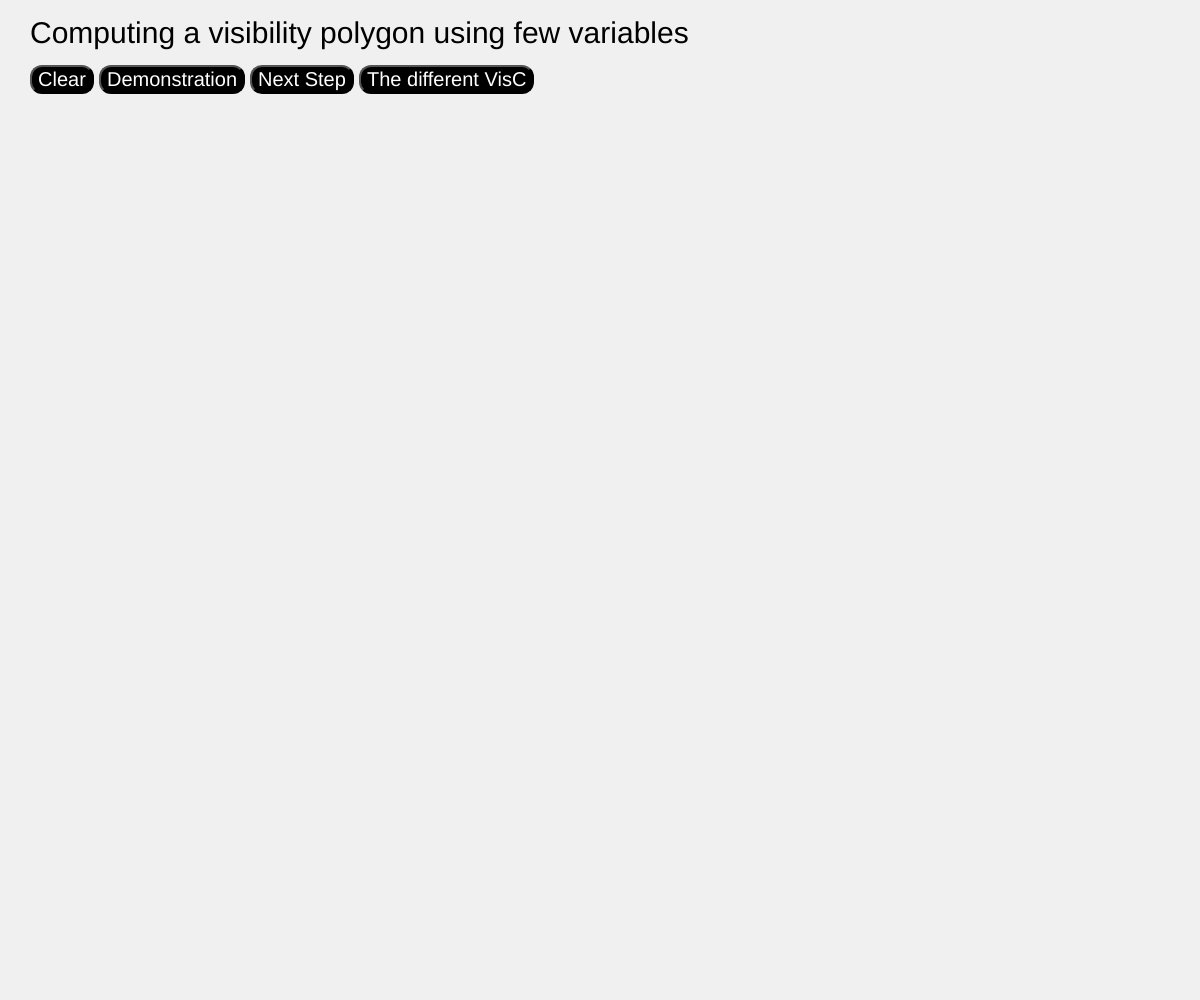
Frame 1 (no input)
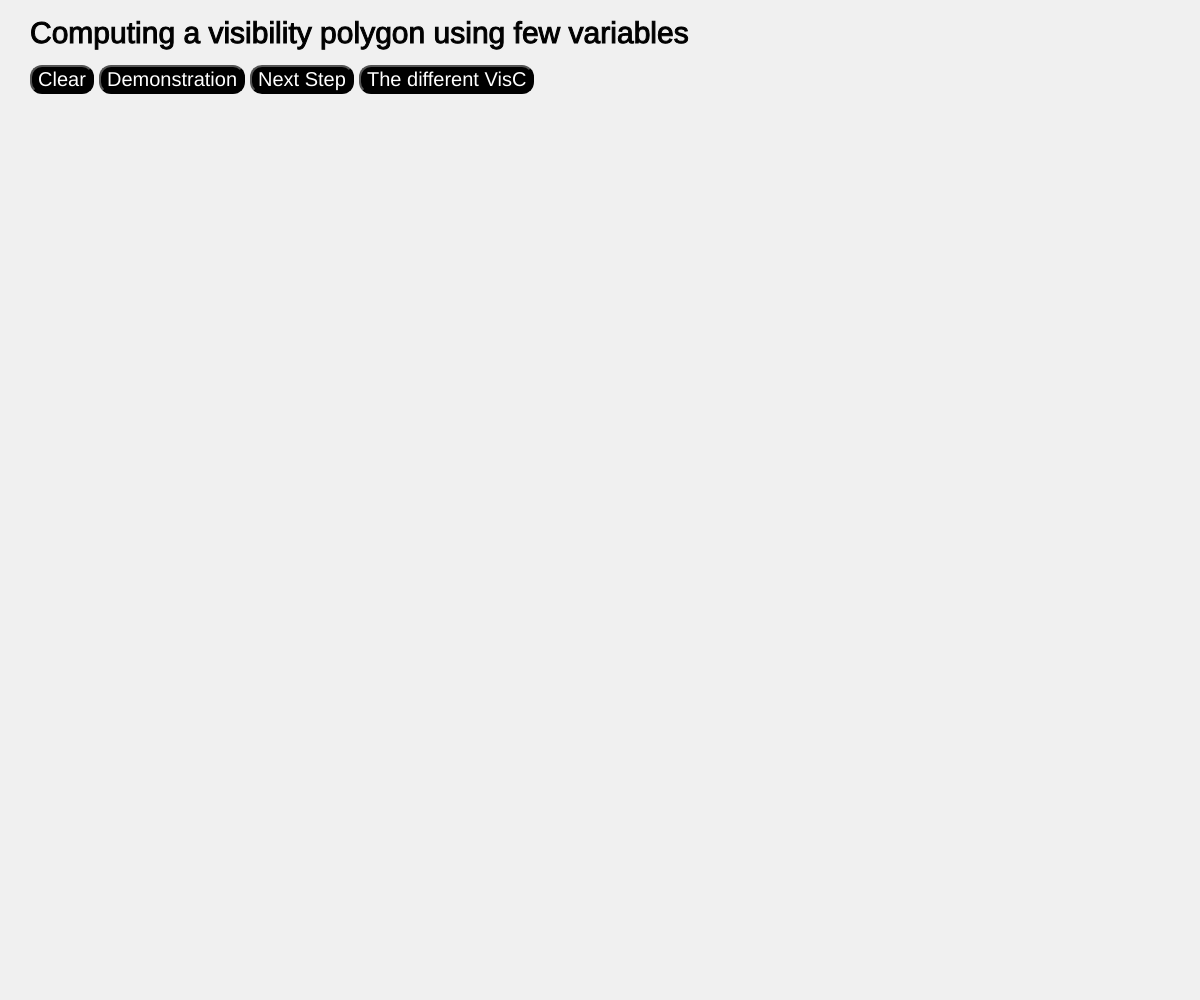
Frame 60 (no input)
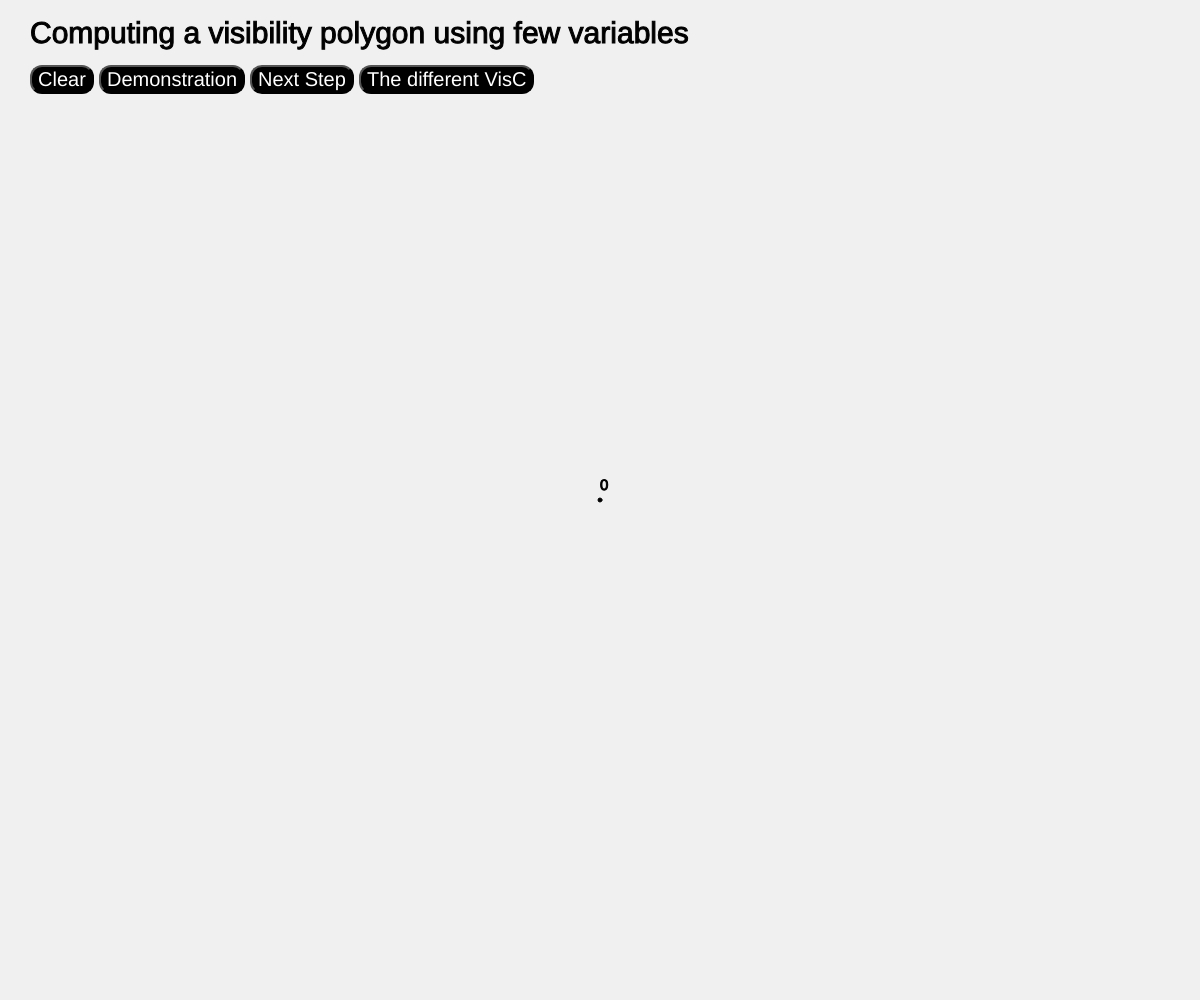
Frame 120 (the mouse pressed at the canvas centre since frame 60)

The p5.js sketch that drew these frames (run headless with seeded random() and noise() and a simulated clock; from frame 60 on, the mouse is pressed at the canvas centre):

// p5.js sketch
// ── sketch.js
// Author : Decleire Damien 000515451

let polygon = new Polygon();
let step = 0;
let figure = 0;
let stepDraw = 0;
function setup() {
  createCanvas(windowWidth, windowHeight);
  fill("black");
  textSize(40);
  button = createButton("Clear");
  button.style('font-family', 'Arial');
  button.style('border-radius', '12px');
  button.style('background-color', 'black');
  button.style('color', 'white');
  button.style('font-size', '20px');
  button.position(30, 65);
  button.mousePressed(resetpoints);
  button = createButton("Demonstration");
  button.style('font-family', 'Arial');
  button.style('border-radius', '12px');
  button.style('background-color', 'black');
  button.style('color', 'white');
  button.style('font-size', '20px');
  button.position(99, 65);
  button.mousePressed(placeFigure1);
  button = createButton("Next Step");
  button.style('font-family', 'Arial');
  button.style('border-radius', '12px');
  button.style('background-color', 'black');
  button.style('color', 'white');
  button.style('font-size', '20px');
  button.position(250, 65);
  button.mousePressed(nextStep);
  button = createButton("The different VisC");
  button.style('font-family', 'Arial');
  button.style('border-radius', '12px');
  button.style('background-color', 'black');
  button.style('color', 'white');
  button.style('font-size', '20px');
  button.position(359, 65);
  button.mousePressed(stepByStepDrawingAlgorithm2);

}

function draw() {
  background(240);
  textSize(20);
  text('Computing a visibility polygon using few variables', 30,20,textSize(30));
  polygon.draw();
  polygon.drawShapes();
  polygon.drawShapesStep();
}

function resetpoints() {
  polygon.resetPoints();
  stepDraw = 0;
  step = 0;
}

function mousePressed() {
  if(mouseButton === LEFT && step === 0){
    if(mouseY > 125){
      polygon.addPoint(mouseX, mouseY);
    } 
  } else if(mouseButton === RIGHT && step === 1) {
    polygon.pointQ = new Point(mouseX, mouseY);
  }
}

function nextStep(){
  switch(step){
    //Step 0 -> Place the points of the polygon
    case 0:
      if(polygon.size() > 2){
        polygon.sortRadially();
        step ++;
      }
      break;
    //Step 1 --> Place a point Q
    case 1:
      if(polygon.pointQ != null){
        polygon.flagDrawPolygon = true;
        polygon.computeP0();
        step ++;
      }
      break;
    case 2:
      polygon.testAlgorithm2();
      step ++;
      break;
  }
}

function placeFigure1(){
  if(polygon.size() < 3){
    let figure = figure1().figure;
    let pointQ = figure1().q;
    for(let i = 0; i < figure.length; i ++){
      polygon.addPoint(figure[i].x, figure[i].y);
    }
    polygon.pointQ = pointQ;
    figure = 1;
  }
}

function stepByStepDrawingAlgorithm2(){
  if(stepDraw > 5) return;
    polygon.shapes=[];
    polygon.DrawingStep=[];
    polygon.testAlgorithm2StepByStepFigure1(stepDraw);
    stepDraw++;
}

// This Redraws the Canvas when resized
windowResized = function () {
  resizeCanvas(windowWidth, windowHeight);
};

// ── Figures.js
function figure1(){
    let figure = [];
    figure.push(new Point(286, 334));
    figure.push(new Point(193, 314));
    figure.push(new Point(123, 380));
    figure.push(new Point(170, 375));
    figure.push(new Point(157, 501));
    figure.push(new Point(196, 489));
    figure.push(new Point(186, 610));
    figure.push(new Point(320, 411));
    figure.push(new Point(280, 540));
    figure.push(new Point(318, 556));
    figure.push(new Point(357, 594));
    figure.push(new Point(388, 601));
    figure.push(new Point(405, 615));
    figure.push(new Point(412, 541));
    figure.push(new Point(400, 499));
    figure.push(new Point(443, 622));
    figure.push(new Point(379, 412));
    figure.push(new Point(479, 570));
    figure.push(new Point(501, 603));
    figure.push(new Point(443, 438));
    figure.push(new Point(648, 578));
    figure.push(new Point(486, 442));
    figure.push(new Point(633, 537));
    figure.push(new Point(527, 439));
    figure.push(new Point(527, 439));
    figure.push(new Point(520, 419));
    figure.push(new Point(612, 380));
    figure.push(new Point(694, 298));
    figure.push(new Point(593, 308));
    figure.push(new Point(665, 293));
    figure.push(new Point(639, 273));
    figure.push(new Point(688, 224));
    figure.push(new Point(620, 244));
    figure.push(new Point(669, 173));
    figure.push(new Point(484, 265));
    figure.push(new Point(584, 180));
    figure.push(new Point(472, 256));
    figure.push(new Point(490, 233));
    figure.push(new Point(412, 261));
    figure.push(new Point(486, 133));
    figure.push(new Point(288, 154));
    figure.push(new Point(274, 149));
    figure.push(new Point(203, 169));

    let q = new Point(333, 298);
    return {figure, q}
}
// ── MathUtil.js
// Source : 
// https://dirask.com/posts/JavaScript-how-to-calculate-intersection-point-of-two-lines-for-given-4-points-VjvnAj
function calculateIntersection(p1, p2, p3, p4) {
	
    // down part of intersection point formula
    var d1 = (p1.x - p2.x) * (p3.y - p4.y); // (x1 - x2) * (y3 - y4)
    var d2 = (p1.y - p2.y) * (p3.x - p4.x); // (y1 - y2) * (x3 - x4)
    var d  = (d1) - (d2);

    if(d == 0) {
      throw new Error('Number of intersection points is zero or infinity.');
  }

    // upper part of intersection point formula
    var u1 = (p1.x * p2.y - p1.y * p2.x); // (x1 * y2 - y1 * x2)
    var u4 = (p3.x * p4.y - p3.y * p4.x); // (x3 * y4 - y3 * x4)
    
    var u2x = p3.x - p4.x; // (x3 - x4)
    var u3x = p1.x - p2.x; // (x1 - x2)
    var u2y = p3.y - p4.y; // (y3 - y4)
    var u3y = p1.y - p2.y; // (y1 - y2)

    // intersection point formula
    
    var px = (u1 * u2x - u3x * u4) / d;
    var py = (u1 * u2y - u3y * u4) / d;

    return new Point(px, py);
}

// https://en.wikipedia.org/wiki/Euclidean_distance
function calculateDistance(point1, point2){
    return Math.sqrt(Math.pow((point1.x-point2.x),2) + Math.pow((point1.y-point2.y),2));
}

function calculateDistanceWithoutAbs(point1, point2){
    return (point1.x-point2.x) + (point1.y-point2.y);
}

function checkIfSegmentHitsSegment(a, b, c, d) {
    if (
      orientationDeterminant(d, c, a) !== orientationDeterminant(d, c, b) &&
      orientationDeterminant(a, b, c) !== orientationDeterminant(a, b, d)
    ) {
      return true;
    } else {
      return false;
    }
}

  //The orientation determinant
function orientationDeterminant(a, b, c) {
      // vector u = b-a & Vector v = b-c
      let crossProduct = (b.x - a.x) * (c.y - b.y) - (b.y - a.y) * (c.x - b.x);
      if (crossProduct > 0) {
          return 1;
      } else if (crossProduct === 0) {
          return 0;
      } else {
          return -1;
      }
}

// Is a between b and c 
// Source : https://www.kite.com/python/answers/how-to-determine-if-a-point-is-on-a-line-segment-in-python
function pointBetweenTwoOthers(a,b,c){
  let slope = (b.y - a.y)/(b.x-a.x);
  let pt3_on = Math.round((c.y-a.y)) === Math.round(slope*(c.x-a.x));
  let pt3_between = (Math.min(a.x, b.x) <= c.x <= Math.max(a.x, b.x)) && (Math.min(a.y, b.y) <= c.y <= Math.max(a.y, b.y));
  return (pt3_on && pt3_between);

}
// ── Point.js
class Point {
    constructor(x, y) {
      this.x = x;
      this.y = y;
    }
  }
// ── Polygon.js
// Author : Decleire Damien 000515451

class Polygon {
    //The Data
    points = [];
    shapes = [];
    DrawingStep = [];
    pointQ = null;
    p0 = null;

    //The flags
    flagDrawPolygon = false;
    
    constructor() {
        this.points = [];
    }
    resetPoints(){
        this.points = [];
        this.shapes = [];
        this.DrawingStep = [];
        this.pointQ = null;
        this.p0 = null;
        this.flagDrawPolygon = false;
    }
    addPoint(mouseX, mouseY){
        this.points.push(new Point(mouseX, mouseY));
    }

    size(){
        return this.points.length;
    }

    //P0 is a point closest to q on the horizontal line passing through q
    computeP0(){
        //Find the two edges 
        let compX = new Point((this.pointQ.x)+1, this.pointQ.y);
        let intersectionMin = null;
        let verticeFound = null;   
        let distanceMin = 100000;
        
        for(let i = 0; i < this.points.length; i ++){
            let pointA = correctIndex(i, this.points);
            let pointB = correctIndex(i+1, this.points);
            if(orientationDeterminant(this.pointQ, compX, pointA) !== orientationDeterminant(this.pointQ, compX, pointB)){
                let intersection = calculateIntersection(this.pointQ, compX, pointA, pointB);
                let distanceWithIntersection = calculateDistance(this.pointQ, intersection);
                if(distanceWithIntersection < distanceMin){
                    distanceMin = distanceWithIntersection;
                    intersectionMin = intersection;
                    verticeFound = i;
                }
            }
        }
        this.adjustIndex(verticeFound);
        this.p0 = intersectionMin;
    }

    //Output sensitive algorithm
    //computing the visibility polygon of an independent chain C
    Algorithm1(independentChain){
        let c1 = 0;
        if(this.reflexAngleOfTypeR(independentChain, 0)){
            c1 = this.computeShadow(independentChain, 0);
        }
        let Cstart = c1;
        let Cn = independentChain.length-1;
        let Cnext = null;
        let Cstop = null;

        while(Cstart !== Cn){
            let v = this.nextVisReflex(independentChain, Cstart);
            if(v === Cn){
                //The remainder of the chain is visible
                Cstop = Cn;
                if(this.reflexAngleWithRespectToP(independentChain, Cstop)){
                    Cstop = this.computeShadow(independentChain, Cn);
                }
                Cnext = Cn;
            }else{
                //We found the next visible reflex v. The reported chain depends on the type of v
                if(this.reflexAngleOfTypeR(independentChain, v)){
                    Cstop = v;
                    Cnext = this.computeShadow(independentChain, v);
                } else{
                    Cstop = this.computeShadow(independentChain, v);
                    Cnext = v;
                }
            }
            this.reportVertices(independentChain, Cstart, Cstop);
            Cstart = Cnext;
        }
    }

    nextVisReflex(chain, v){
        if(typeof v === "object"){
            for(let i = v.vertexAfterShadow; i < chain.length; i ++){
                if(this.reflexAngleWithRespectToP(chain, i) && this.isThePointVisibleFromQ(chain, chain[i])){
                    return i;
                }
            }
        } else{
            for(let i = v+1; i < chain.length; i ++){
                if(this.reflexAngleWithRespectToP(chain, i) && this.isThePointVisibleFromQ(chain, chain[i])){
                    return i;
                }
            }
        }
        return chain.length-1;
    }

     //Receive the index of the vertex
     reflexAngleOfTypeR(chain, i){
        if(this.reflexAngleWithRespectToP(chain, i)){
            if(i === 0){
                let intersection = this.computeShadow(chain, i);
                if(intersection.intersectionMin !== null && (calculateDistance(this.pointQ, intersection.intersectionMin) > calculateDistance(this.pointQ, chain[i]))){
                    return true;
                } else{
                    return false;
                }
            }
            if(chain.length-1 === i){
                let intersection = this.computeShadow(chain, i);
                if(intersection.intersectionMin !== null && (calculateDistance(this.pointQ, intersection.intersectionMin) < calculateDistance(this.pointQ, chain[i]))){
                    return true;
                } else{
                    return false;
                }        
            }
            //predecessor of v
            let x = correctIndex(i-1, chain);
            let v = correctIndex(i, chain);
            //Successor of v
            let y = correctIndex(i+1, chain);
            let orientationX = orientationDeterminant(this.pointQ, v, x);
            let orientationY = orientationDeterminant(this.pointQ, v, y);
            if(orientationX === 1 && orientationY === 1){
                return true;
            } else {
                return false;
            }
        }
    }

    //Receive the index of the vertex
    reflexAngleWithRespectToP(chain, i){
        if(i === 0){
            let intersection = this.computeShadow(chain, i);
            if(intersection.intersectionMin !== null && calculateDistance(this.pointQ, intersection.intersectionMin) > calculateDistance(this.pointQ, chain[i])){
                return true;
            } else{
                return false;
            }
        }
        if(chain.length-1 === i){
            let intersection = this.computeShadow(chain, i);
            if(intersection.intersectionMin !== null && this.isThePointVisibleFromQ(chain, chain[i]) 
                && calculateDistance(this.pointQ, intersection.intersectionMin) > calculateDistance(this.pointQ, chain[i])){
                return true;
            } else{
                return false;
            }        
        }
        let a = correctIndex(i-1, chain);
        let b = correctIndex(i, chain);
        let c = correctIndex(i+1, chain);
        if(isAngleReflex(a,b,c)){
            //Same component
            if(orientationDeterminant(this.pointQ,b,a) === orientationDeterminant(this.pointQ,b,c)){
                return true;
            }
        }
        return false;
    }

    isThePointVisibleFromQ(chain, point){
        // pointQ, point;
        let size = chain.length-1;
        if(chain.length === this.points.length){
            size = chain.length;
        }
        for(let i = 0; i < size; i ++){
            let pointA = correctIndex(i, chain);
            let pointB = correctIndex(i+1, chain);
            let QpointA = orientationDeterminant(this.pointQ, point, pointA);
            let QpointB = orientationDeterminant(this.pointQ, point, pointB);
            let ABQ = orientationDeterminant(pointA, pointB, this.pointQ);
            let ABpoint = orientationDeterminant(pointA, pointB, point);
            if((QpointA !== 0 && QpointB !== 0 && ABQ !== 0 && ABpoint !== 0)){
                if(QpointA !== QpointB && ABQ !== ABpoint){
                    return false;
                }
            }

        }
        return true;
    }

    //Receive the index of the vertex
    computeShadow(chain, i){
        //Find the two edges 
        let comparator = correctIndex(i, chain);
        let intersectionMin = null;
        let distanceMin = 100000;
        let vertexAfterShadow = null;
        for(let i = 0; i < chain.length-1; i ++){
            let pointA = correctIndex(i, chain);
            let pointB = correctIndex(i+1, chain);
            if(orientationDeterminant(this.pointQ, comparator, pointA) !== orientationDeterminant(this.pointQ, comparator, pointB)){
                let intersection = calculateIntersection(this.pointQ, comparator, pointA, pointB);
                let distanceWithIntersection = calculateDistance(this.pointQ, intersection);
                let distanceVI = calculateDistance(comparator, intersection);
                if(distanceWithIntersection < distanceMin  && distanceVI < distanceWithIntersection
                    && (intersection.x !== comparator.x) && (intersection.y !== comparator.y)){
                    distanceMin = distanceWithIntersection;
                    intersectionMin = intersection;
                    vertexAfterShadow = i+1;
                }
            }
        }
        return {intersectionMin, vertexAfterShadow};
    }

    //A divide-and-conquer approach
    //Compute VisC
    //Threshold is h(s), and a positive integer depth
    Algorithm2(independentChain, d, threshold){
        let k = this.numberOfReflexVerticesInsideDeltaChain(independentChain);
        if(k<=2 || d >= threshold){
            //Compute the visibility polygon of the independentSubChain
            this.Algorithm1(independentChain);
        } else {
            let v = this.findParitionVertexRandomized(independentChain);
            let x = this.rayShooting(independentChain, v);
            let subChain1 = [];
            let subChain2 = [];
            if(typeof x === "object"){
                for(let i = 0 ; i < x.vertexAfterShadow; i ++){
                    subChain1.push(independentChain[i]);
                }
                subChain1.push(x.intersectionMin);
                subChain2.push(x.intersectionMin);
                for(let i = x.vertexAfterShadow; i < independentChain.length; i ++){
                    subChain2.push(independentChain[i]);
                }
            } else{
                for(let i = 0; i <= x; i ++){
                    subChain1.push(independentChain[i]);
                }
                for(let i = x; i < independentChain.length; i ++){
                    subChain2.push(independentChain[i]);
                }
            }
            this.Algorithm2Drawing(subChain1, d+1, threshold);
            this.Algorithm2Drawing(subChain2, d+1, threshold);
        }
    }       

    Algorithm2Drawing(subChain, d, threshold){
        for(let i = 0; i < subChain.length; i ++){
            this.DrawingStep.push(subChain[i]);
        }
        this.DrawingStep.push(-1);
        this.Algorithm2(subChain, d, threshold);
    }

    rayShooting(independentChain, v){
        //Find the two edges    
        let comparator = correctIndex(v, independentChain); 
        let intersectionMin = null;
        let distanceMin = 100000;
        let vertexAfterShadow = null;
        let size = 0;
        if(independentChain.length === this.points.length){
            size = independentChain.length;
        } else{
            size = independentChain.length-1;
        }
        for(let i = 0; i < size; i ++){
            let pointA = correctIndex(i, independentChain);
            let pointB = correctIndex(i+1, independentChain);
            if(orientationDeterminant(this.pointQ, comparator, pointA) !== orientationDeterminant(this.pointQ, comparator, pointB)){
                let intersection = calculateIntersection(this.pointQ, comparator, pointA, pointB);
                let distanceWithIntersection = calculateDistance(this.pointQ, intersection);
                let distanceQI = calculateDistance(this.pointQ, intersection);
                let distanceQV = calculateDistance(this.pointQ, comparator);
                if((intersection.x !== comparator.x && intersection.y !== comparator.y) && distanceQI < distanceQV){
                    if(this.pointQ.y > comparator.y){
                        if(this.pointQ.y > intersection.y){
                            if(distanceWithIntersection < distanceMin){
                                distanceMin = distanceWithIntersection;
                                intersectionMin = intersection;
                                vertexAfterShadow = i+1;
                            }
                        }
                    } else{
                        if(this.pointQ.y < intersection.y){
                            if(distanceWithIntersection < distanceMin){
                                distanceMin = distanceWithIntersection;
                                intersectionMin = intersection;
                                vertexAfterShadow = i+1;
                            }
                        }
                    }
                }
            }
        }
        if(intersectionMin === null){
            return v;
        }
        return {intersectionMin, vertexAfterShadow};
    }

    numberOfReflexVerticesInsideDeltaChain(independentChain){
        let count = 0;
        let start = independentChain[0];
        let end = independentChain[independentChain.length-1];
        let east = false;
        for(let i = 0 ; i < independentChain.length; i ++){
            if(this.reflexAngleWithRespectToP(independentChain, i)){
                if(this.pointQ.y > start.y){
                    east = true;
                }
                let angle = findAngle(this.pointQ, correctIndex(i, independentChain), east);
                if(angle >= findAngle(this.pointQ, start, east) && angle <= findAngle(this.pointQ, end, east)){
                    count++;
                }
            }
        }
        return count;
    }

    //Albeit randomized
    findParitionVertexRandomized(independentChain){
        let k = this.numberOfReflexVerticesInsideDeltaChain(independentChain);
        //Random number between 1 and k
        let choice = Math.floor(Math.random() * (k - 1 + 1)) + 1;
        let count = 1; 
        let start = independentChain[0];
        let end = independentChain[independentChain.length-1];
        let east = false;
        for(let i = 0; i < independentChain.length; i ++){
            if(this.reflexAngleWithRespectToP(independentChain, i)){
                if(this.pointQ.y > start.y){
                    east = true;
                }
                let angle = findAngle(this.pointQ, correctIndex(i, independentChain), east);
                if(angle >= findAngle(this.pointQ, start, east) && angle <= findAngle(this.pointQ, end, east)){
                    if(count === choice){
                        let rank = choice;
                        if(rank >= (k/3) && rank <= (2*k/3)){
                            return i;
                        } else {
                            return this.findParitionVertexRandomized(independentChain);
                        }
                    }
                    count++;
                }
            }
        }
    }

    //function merge and mergeSort come from this page
    //: https://sebhastian.com/merge-sort-javascript/
    merge(left, right) {
        let pointsTemp = [];
        let pivot = new Point(350, 350);
        while (left.length && right.length) {
            if (
                Math.atan2(pivot.y - right[0].y, pivot.x - right[0].x) <
                Math.atan2(pivot.y - left[0].y, pivot.x - left[0].x)
            ) {
                pointsTemp.push(left.shift());
            } else {
                pointsTemp.push(right.shift());
            }
        }
        return [...pointsTemp, ...left, ...right];
    }
    mergeSort(pointsToSort) {
        const half = pointsToSort.length / 2;
        
        if (pointsToSort.length <= 1) {
            return pointsToSort;
        }
        
        const left = pointsToSort.splice(0, half);
        const right = pointsToSort;
        return this.merge(this.mergeSort(left), this.mergeSort(right));
    }
    //This function allows the points to be sorted radially in order to connect
    //the points placed by the user so as to form a polygon containing no intersection 
    sortRadially() {
        if (this.points.length > 1) {
            let pointsTemp = [...this.points];
            this.points = this.mergeSort(pointsTemp);
        }
    }
    adjustIndex(index){
        let tempPoints = [...this.points];
        for(let i = 0; i < this.points.length; i ++){
            tempPoints[i] = correctIndex(index+1+i, this.points);
        }
        this.points = [...tempPoints];
    }

    reportVertices(chain, Cstart, Cstop){
        if(chain.length < 3){
            this.shapes.push(this.pointQ);
            this.shapes.push(correctIndex(Cstart, chain));
            this.shapes.push(correctIndex(Cstop, chain));
            return;
        }
        if(typeof Cstart === "object"){
            if(typeof Cstop === "object"){
                if(Cstart.vertexAfterShadow === Cstop.vertexAfterShadow){
                    this.shapes.push(this.pointQ);
                    this.shapes.push(Cstart.intersectionMin);
                    this.shapes.push(Cstop.intersectionMin);
                } else{
                    this.shapes.push(this.pointQ);
                    this.shapes.push(Cstart.intersectionMin);
                    this.shapes.push(correctIndex(Cstart.vertexAfterShadow, chain));
                    for(let i = Cstart.vertexAfterShadow; i < Cstop.vertexAfterShadow-1; i ++){
                        this.shapes.push(this.pointQ);
                        this.shapes.push(correctIndex(i, chain));
                        this.shapes.push(correctIndex(i+1, chain));
                    }
                    this.shapes.push(this.pointQ);
                    this.shapes.push(correctIndex(Cstop.vertexAfterShadow-1, chain));
                    this.shapes.push(Cstop.intersectionMin);
                }
            } else{
                this.shapes.push(this.pointQ);
                this.shapes.push(Cstart.intersectionMin);
                this.shapes.push(correctIndex(Cstart.vertexAfterShadow,chain));
                for(let i = Cstart.vertexAfterShadow; i < Cstop; i ++){
                    this.shapes.push(this.pointQ);
                    this.shapes.push(correctIndex(i, chain));
                    this.shapes.push(correctIndex(i+1, chain));
                }
            }
        } else if(typeof Cstop === "object"){
            for(let i = Cstart; i < Cstop.vertexAfterShadow - 1 ; i ++){
                this.shapes.push(this.pointQ);
                this.shapes.push(correctIndex(i, chain));
                this.shapes.push(correctIndex(i+1, chain));
            }
            this.shapes.push(this.pointQ);
            this.shapes.push(correctIndex(Cstop.vertexAfterShadow-1,chain));
            this.shapes.push(Cstop.intersectionMin);
        } else{
            for(let i = Cstart ; i < Cstop ; i ++){
                this.shapes.push(this.pointQ);
                this.shapes.push(correctIndex(i, chain));
                this.shapes.push(correctIndex(i+1, chain));
            }
        }
    }

    //Draw the visibility Polygon
    drawShapes(){   
        for(let i = 0; i < this.shapes.length; i+=3){
            fill(0, 50, 20, 50); 
            noStroke();
            beginShape();
            vertex(this.shapes[i].x, this.shapes[i].y);
            vertex(this.shapes[i+1].x, this.shapes[i+1].y);
            vertex(this.shapes[i+2].x, this.shapes[i+2].y);
            endShape();
            stroke(0.5);
            fill("black");
        }
    }

    drawShapesStep(){
        let count = 0;
        let colors=["purple", "green", "yellow", "magenta", "brown", "grey"];
        for(let i = 0; i < this.DrawingStep.length; i ++){
            if(typeof this.DrawingStep[i] === "number"){
                count ++;
            } else {
                fill(colors[count%colors.length]);
                ellipse(this.DrawingStep[i].x, this.DrawingStep[i].y, 12, 12);
                fill("black");
            }
        }
    }

    draw(){
        stroke(0.5);
        for(let i = 0; i < this.points.length; i ++){
            //Draw points and the number of each point
            textSize(15);
            text("" + i, this.points[i].x, this.points[i].y-10);
            
            if(this.flagDrawPolygon){
                let pointA = correctIndex(i, this.points);
                let pointB = correctIndex(i+1, this.points);
                line(pointA.x, pointA.y, pointB.x, pointB.y);
                if(this.reflexAngleWithRespectToP(this.points, i)){
                    if(this.reflexAngleOfTypeR(this.points, i)){
                        fill("red");
                        ellipse(this.points[i].x, this.points[i].y, 12, 12);
                        fill("black");
                    } else{
                        fill("blue");
                        ellipse(this.points[i].x, this.points[i].y, 12, 12);
                        fill("black");
                    }
                } else {
                    ellipse(this.points[i].x, this.points[i].y, 4, 4);
                    fill("black");
                }
            } else {
                ellipse(this.points[i].x, this.points[i].y, 4, 4);
                fill("black");
            }
            
        }
        if(this.pointQ != null){
            text("q", this.pointQ.x, this.pointQ.y-10);
            ellipse(this.pointQ.x, this.pointQ.y, 4, 4);
        }
        if(this.p0 != null){
            text("p0", this.p0.x, this.p0.y-10);
            ellipse(this.p0.x, this.p0.y, 4, 4);
            drawingContext.setLineDash([5, 5]);
            line(this.p0.x, this.p0.y, this.pointQ.x, this.pointQ.y);
            drawingContext.setLineDash([500]);
        }
    }

    testAlgorithm1(){
        let independentChain = [...this.points];
        let temp = [];
        let temp2 = [];
        let compteur =  0;
        for(let i = 0; i < independentChain.length/20;i++){
            temp[i] = independentChain[i];
            compteur = i;
        }
        while(!this.isThePointVisibleFromQ(this.points, this.points[compteur])){
            compteur++;
            temp[compteur] = independentChain[compteur]; 
        }
        let index = 0;
        for(let i = compteur; i < independentChain.length; i ++){
            temp2[index] = independentChain[i];
            index ++;
        }
        this.Algorithm1(temp);
        this.Algorithm1(temp2);
        let temp3 = [this.points[0], this.points[this.points.length-1]];
        this.Algorithm1(temp3);
    }

    testAlgorithm2(){
        let independentChain = [...this.points];
        this.Algorithm2(independentChain, 1, 3);
        let temp = [independentChain[0], independentChain[independentChain.length-1]];
        this.Algorithm1(temp);
    }

    testAlgorithm2StepByStepFigure1(step){
        let independentChain = [];
        switch(step){
            case 0: 
                independentChain.push(new Point(286, 334));
                independentChain.push(new Point(193, 314));
                independentChain.push(new Point(123, 314));
                independentChain.push(new Point(170, 375));
                independentChain.push(new Point(157, 501));
                independentChain.push(new Point(196, 489));
                independentChain.push(new Point(186, 610));
                independentChain.push(new Point(320, 411));
                independentChain.push(new Point(280, 540));
                independentChain.push(new Point(318, 556));
                independentChain.push(new Point(357, 594));
                independentChain.push(new Point(388, 601));
                independentChain.push(new Point(405, 615));
                independentChain.push(new Point(412, 541));
                independentChain.push(new Point(400, 499));
                independentChain.push(new Point(443, 622));
                independentChain.push(new Point(379, 412));
                independentChain.push(new Point(479, 570));
                independentChain.push(new Point(501, 603));
                independentChain.push(new Point(443, 438));
                independentChain.push(new Point(648, 578));
                independentChain.push(new Point(486, 442));
                break;
            case 1:
                independentChain.push(new Point(486, 442));
                independentChain.push(new Point(633, 537));
                independentChain.push(new Point(527, 439));
                independentChain.push(new Point(527, 439));
                independentChain.push(new Point(520, 419));
                independentChain.push(new Point(612, 380));
                independentChain.push(new Point(694, 298));
                independentChain.push(new Point(593, 308));
                independentChain.push(new Point(665, 293));
                independentChain.push(new Point(639, 273));
                independentChain.push(new Point(688, 224));
                independentChain.push(new Point(620, 244));
                independentChain.push(new Point(669, 173));
                independentChain.push(new Point(484, 265));
                independentChain.push(new Point(584, 180));
                independentChain.push(new Point(472, 256));
                independentChain.push(new Point(490, 233));
                independentChain.push(new Point(412, 261));
                independentChain.push(new Point(486, 133));
                independentChain.push(new Point(288, 154));
                independentChain.push(new Point(274, 149));
                independentChain.push(new Point(203, 169));
                independentChain.push(new Point(286, 334));
                break;
            case 2:
                independentChain.push(new Point(286, 334));
                independentChain.push(new Point(193, 314));
                independentChain.push(new Point(123, 380));
                independentChain.push(new Point(170, 375));
                independentChain.push(new Point(157, 501));
                independentChain.push(new Point(196, 489));
                independentChain.push(new Point(186, 610));
                independentChain.push(new Point(320, 411));
                break;
            case 3:
                independentChain.push(new Point(320, 411));
                independentChain.push(new Point(280, 540));
                independentChain.push(new Point(318, 556));
                independentChain.push(new Point(357, 594));
                independentChain.push(new Point(388, 601));
                independentChain.push(new Point(405, 615));
                independentChain.push(new Point(412, 541));
                independentChain.push(new Point(400, 499));
                independentChain.push(new Point(443, 622));
                independentChain.push(new Point(379, 412));
                independentChain.push(new Point(479, 570));
                independentChain.push(new Point(501, 603));
                independentChain.push(new Point(443, 438));
                independentChain.push(new Point(648, 578));
                independentChain.push(new Point(486, 442));
                break;
            case 4:
                independentChain.push(new Point(486, 442));
                independentChain.push(new Point(633, 537));
                independentChain.push(new Point(527, 439));
                independentChain.push(new Point(527, 439));
                independentChain.push(new Point(520, 419));
                independentChain.push(new Point(612, 380));
                independentChain.push(new Point(694, 298));
                independentChain.push(new Point(593, 308));
                independentChain.push(new Point(665, 293));
                independentChain.push(new Point(639, 273));
                independentChain.push(new Point(688, 224));
                independentChain.push(new Point(620, 224));
                break;
            case 5:
                independentChain.push(new Point(620, 244));
                independentChain.push(new Point(669, 173));
                independentChain.push(new Point(484, 265));
                independentChain.push(new Point(584, 180));
                independentChain.push(new Point(472, 256));
                independentChain.push(new Point(490, 233));
                independentChain.push(new Point(412, 261));
                independentChain.push(new Point(486, 133));
                independentChain.push(new Point(288, 154));
                independentChain.push(new Point(274, 149));
                independentChain.push(new Point(203, 169));
                independentChain.push(new Point(286, 334));
                break;
        }
        polygon.Algorithm1(independentChain);
    }
}
// ── Utils.js
// Source : 
// https://dirask.com/posts/JavaScript-how-to-calculate-intersection-point-of-two-lines-for-given-4-points-VjvnAj
function calculateIntersection(p1, p2, p3, p4) {
	
    // down part of intersection point formula
    var d1 = (p1.x - p2.x) * (p3.y - p4.y); // (x1 - x2) * (y3 - y4)
    var d2 = (p1.y - p2.y) * (p3.x - p4.x); // (y1 - y2) * (x3 - x4)
    var d  = (d1) - (d2);

    if(d == 0) {
      throw new Error('Number of intersection points is zero or infinity.');
  }

    // upper part of intersection point formula
    var u1 = (p1.x * p2.y - p1.y * p2.x); // (x1 * y2 - y1 * x2)
    var u4 = (p3.x * p4.y - p3.y * p4.x); // (x3 * y4 - y3 * x4)
    
    var u2x = p3.x - p4.x; // (x3 - x4)
    var u3x = p1.x - p2.x; // (x1 - x2)
    var u2y = p3.y - p4.y; // (y3 - y4)
    var u3y = p1.y - p2.y; // (y1 - y2)

    // intersection point formula
    
    var px = (u1 * u2x - u3x * u4) / d;
    var py = (u1 * u2y - u3y * u4) / d;

    return new Point(px, py);
}

// https://en.wikipedia.org/wiki/Euclidean_distance
function calculateDistance(point1, point2){
    return Math.sqrt(Math.pow((point1.x-point2.x),2) + Math.pow((point1.y-point2.y),2));
}

function calculateDistanceWithoutAbs(point1, point2){
    return (point1.x-point2.x) + (point1.y-point2.y);
}

function checkIfSegmentHitsSegment(a, b, c, d) {
    if (
      orientationDeterminant(d, c, a) !== orientationDeterminant(d, c, b) &&
      orientationDeterminant(a, b, c) !== orientationDeterminant(a, b, d)
    ) {
      return true;
    } else {
      return false;
    }
}

  //The orientation determinant
function orientationDeterminant(a, b, c) {
      // vector u = b-a & Vector v = b-c
      let crossProduct = (b.x - a.x) * (c.y - b.y) - (b.y - a.y) * (c.x - b.x);
      if (crossProduct > 0) {
        //Right turn
          return 1;
      } else if (crossProduct === 0) {
          return 0;
      } else {
          return -1;
      }
}

// Is a between b and c 
// Source : https://www.kite.com/python/answers/how-to-determine-if-a-point-is-on-a-line-segment-in-python
function pointBetweenTwoOthers(a,b,c){
  let slope = (b.y - a.y)/(b.x-a.x);
  let pt3_on = Math.round((c.y-a.y)) === Math.round(slope*(c.x-a.x));
  let pt3_between = (Math.min(a.x, b.x) <= c.x <= Math.max(a.x, b.x)) && (Math.min(a.y, b.y) <= c.y <= Math.max(a.y, b.y));
  return (pt3_on && pt3_between);
}

/* This function enables error-free navigation within a table. 
    If the requested index is less than 0 then the function will 
    return the last element. If the requested index is greater 
    than the maximum index of the array then the function will 
    return the minimum index of the array. */
function correctIndex(index, points) {
      if (index >= points.length) {
      return points[index % points.length];
      } else if (index < 0) {
      return points[(index % points.length) + points.length];
      } else {
      return points[index];
      }
}

function wait(time){
  let current = 0;
  let start = millis()
  do{
      current = millis();
  }
  while(current < start + time)
}

// Allows you to determine whether an angle is Reflex
function isAngleReflex(a, b, c){
    let crossProduct = (b.x - a.x) * (c.y - b.y) - (b.y - a.y) * (c.x - b.x);
    return crossProduct > 0;
}

function findAngle(a, b, east){
  var dx = a.x - b.x;
  var dy = a.y - b.y;

  if(east){
    var theta = Math.atan2(dy, -dx); // [0, Ⲡ] then [-Ⲡ, 0]; anticlockwise; 0° = east
    theta *= 180 / Math.PI;          // [0, 180] then [-180, 0]; anticlockwise; 0° = east
    if (theta < 0) theta += 360;     // [0, 360]; anticlockwise; 0° = east
  } else {
    var theta = Math.atan2(-dy, dx); // [0, Ⲡ] then [-Ⲡ, 0]; anticlockwise; 0° = west
    theta *= 180 / Math.PI;          // [0, 180] then [-180, 0]; anticlockwise; 0° = west
    if (theta < 0) theta += 360;     // [0, 360]; anticlockwise; 0° = west
  }
    return theta;
}
